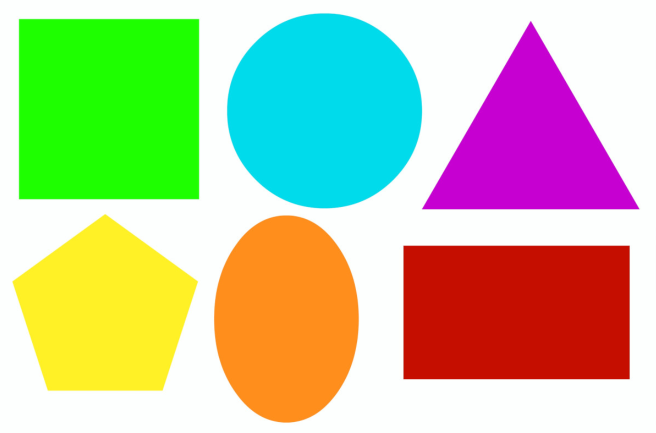
#> input picture Contours_and_shape_detection/basic_shapes.png, 1311 x 865 px, found by its file name (shown at 1/2 size)
$ python Contours_and_shape_detection.py
#> lines starting #> are read from the running program, lines starting #| are printed output that depends on the picture; after the words box and inside, x2 and y2 are one past the last pixel; in counts of white or black regions, pixels touching at a corner belong together
import numpy as np
import cv2
import wget
wget.download("https://github.com/Izkhorbek/Python-OpenCV-exercises-/blob/main/Contours_and_shape_detection/basic_shapes.png")
path = 'basic_shapes.png'
img = cv2.imread(path)
#> img is the input picture: shape (865, 1311, 3); mean B, G, R 156.5, 196.5, 191.1
img = cv2.resize(img,(img.shape[1]//2, img.shape[0]//2 ))
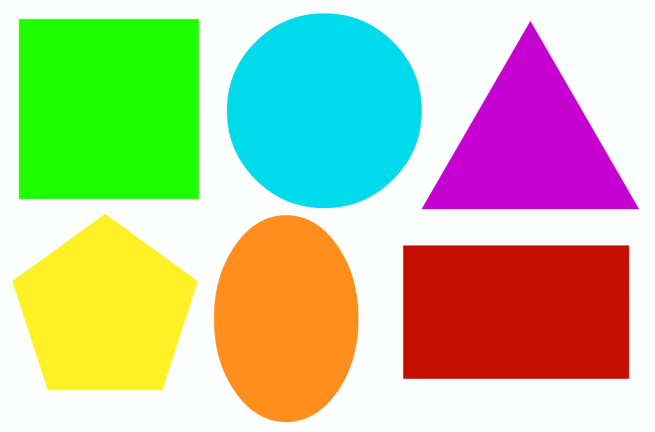
#> img: shape (432, 655, 3); mean B, G, R 156.5, 196.5, 191.1
imgGray = cv2.cvtColor(img,cv2.COLOR_BGR2GRAY)
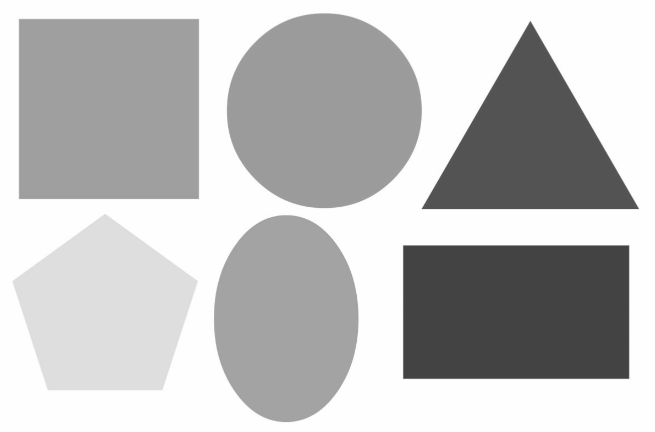
#> imgGray: shape (432, 655); min 66, max 255, mean 190.2
imgBlur = cv2.GaussianBlur(imgGray,(7,7),1)
imgCanny = cv2.Canny(imgBlur,50,50)
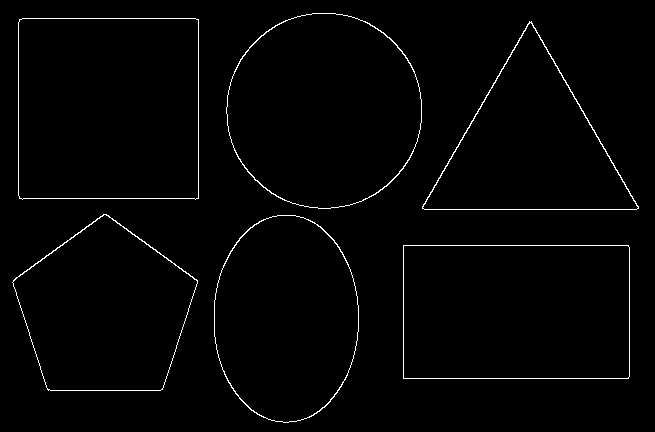
#> imgCanny: shape (432, 655); 1.5% white in thin lines or dots
imgContour = img.copy()
def getContours(img):
    contours, hierarchy = cv2.findContours(img,cv2.RETR_EXTERNAL,cv2.CHAIN_APPROX_NONE)
#> contours = 6 contours; box (x1, y1, x2, y2) and area: (18, 18, 199, 200) 32391, (403, 245, 630, 379) 30055, (226, 13, 422, 209) 29954, (214, 215, 359, 423) 23628, (12, 214, 198, 391) 22718, (422, 21, 639, 210) 20670
    for cnt in contours:
        area = cv2.contourArea(cnt)
        print(area)
        if area>500:
            cv2.drawContours(imgContour, cnt, -1, (255, 0, 0), 3)
            peri = cv2.arcLength(cnt,True)
            print(peri)
            approx = cv2.approxPolyDP(cnt,0.02*peri,True) # this gives us corner points.
            print(approx)

            objCor = len(approx)
            x, y, w, h = cv2.boundingRect(approx)
            if objCor==3: objType = "Tri"
            elif objCor==4:
                aspRatio = w/float(h)
                if aspRatio>0.5 and aspRatio<1.05: objType="Square"
                else: objType="Rectangle"
            elif objCor==5:
                objType="Fivetangle"
            elif objCor>5:
                objType="Circle"
            else: objType='None'

            cv2.rectangle(imgContour,(x,y),(x+w,y+h),(0,255,0),2)
            cv2.putText(imgContour,objType,(x+(w//2)-10, y+(h//2)-10),cv2.FONT_HERSHEY_COMPLEX,0.5,(0,0,0),2)
#> this loop made 6 passes
#> (area, peri, approx, objCor, x, y, w, h) on passes 1, 5: (30055, 716.8, [[403, 245], [403, 378], [628, 378], [628, 245]], 4, 403, 245, 226, 134), (32391, 719.3, [[19, 19], [19, 198], [198, 198], [198, 19]], 4, 19, 19, 180, 180)
#> (area, peri, approx, objCor, x, y, w, h) on pass 4: (20670, 682.3, [[529, 21], [422, 208], [638, 208]], 3, 422, 21, 217, 188)
#> (printed output is left out)
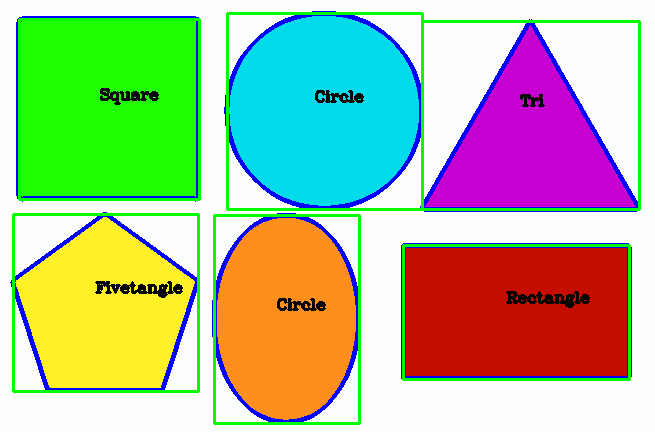
#> imgContour: shape (432, 655, 3); 9.62% of pixels changed, all inside (x1, y1, x2, y2) = (10, 11, 641, 425)


getContours(imgCanny)

cv2.imshow('Shapes_Image',imgContour)
cv2.waitKey(0)
